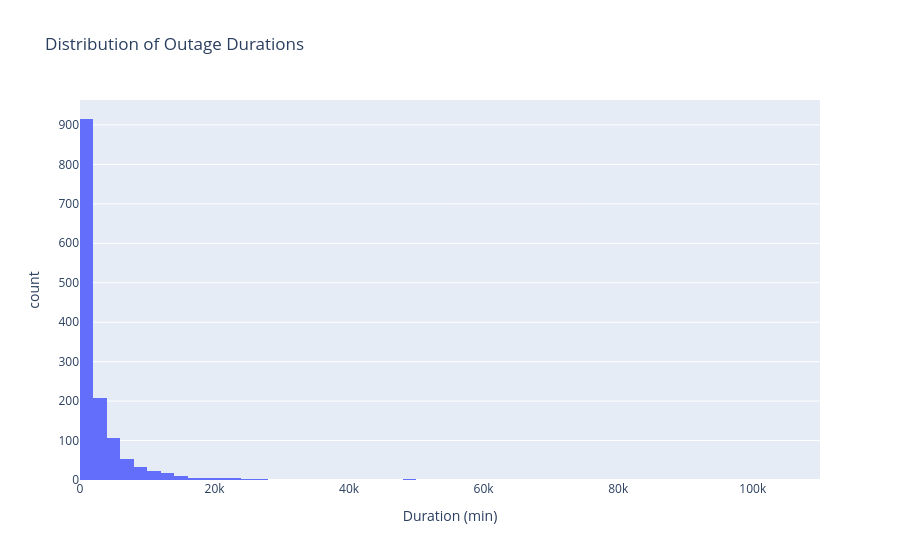
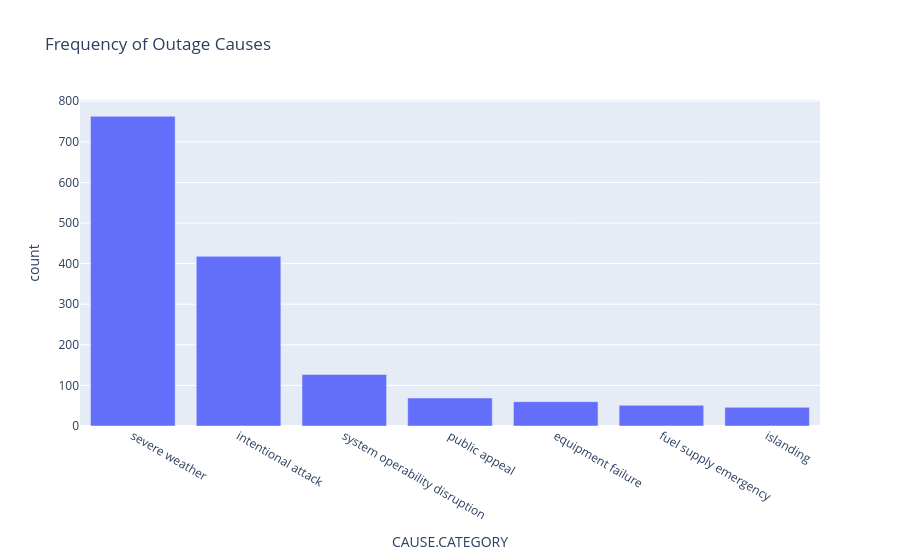
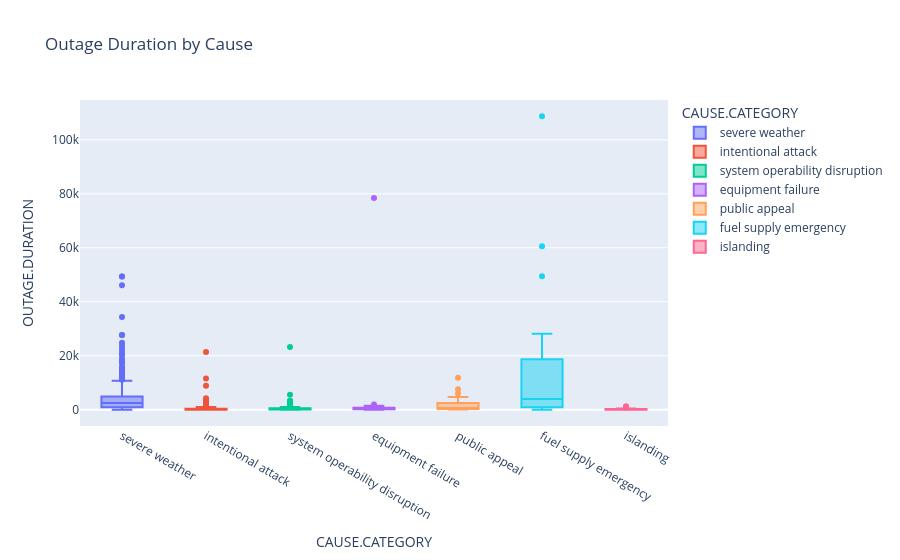
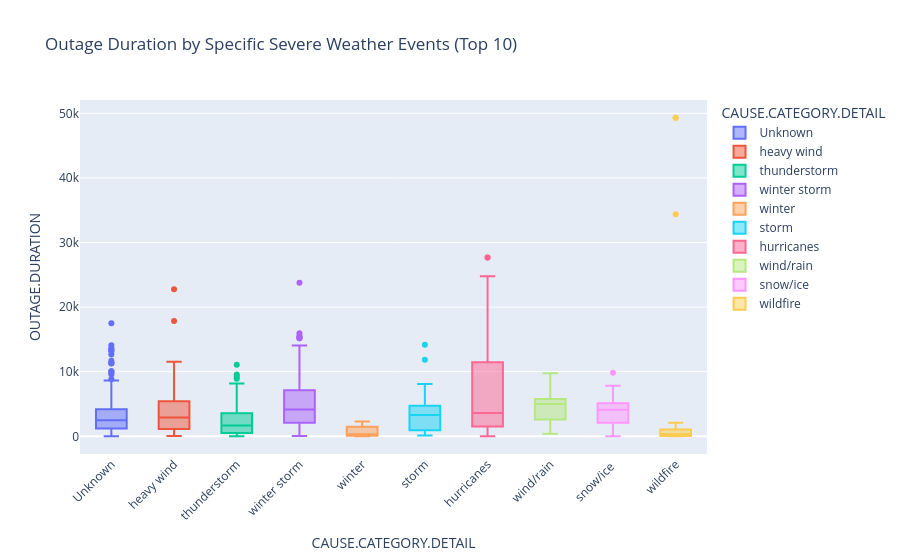

The notebook cell saved with these charts, in order:
### Markdown cell above
### **Exploratory Data Analysis (EDA)**

### **1. Distribution of Outage Durations (Fig 1)**
* **Observation**: The distribution of `OUTAGE.DURATION` is heavily **right-skewed**.
* **Insight**: While most outages are resolved relatively quickly, a small number of extreme events (outliers) last for a very long time. This indicates that the **Median** is a more robust measure of central tendency than the Mean for this specific dataset.

### **2. Most Frequent Causes (Fig 2)**
* **Observation**: **Severe Weather** is identified as the leading cause of major power outages, with **763 recorded events**.
* **Insight**: Given its high frequency and impact, analyzing weather-related outages is essential for understanding overall grid reliability and infrastructure resilience.

### **3. Duration by Cause (Fig 3)**
* **Observation**: `Severe Weather` and `fuel supply emergency` exhibit significantly higher variability and longer durations.
* **Insight**: Different causes have unique "time signatures." Weather-related events pose the greatest risk for long-term power loss, necessitating specialized restoration strategies.

### **4. Deep Dive: Severe Weather Types (Fig 4)**
* **Observation**: Within the 716 weather events, **Hurricanes and Winter Storms** result in significantly longer outages.
* **Insight**: The specific *type* of meteorological event is a critical predictor for restoration time. This granular information will be a key feature in the predictive modeling phase.

### Code cell
# --- Preprocessing: Final trim of whitespace for consistency ---
df['CAUSE.CATEGORY'] = df['CAUSE.CATEGORY'].str.strip()

# 1. Univariate Analysis: Outage Duration Distribution
# Visualizing the overall distribution to check for skewness
fig1 = px.histogram(df, x='OUTAGE.DURATION', nbins=100, 
                    title='Distribution of Outage Durations',
                    labels={'OUTAGE.DURATION': 'Duration (min)'})
fig1.show()

# 2. Univariate Analysis: Cause Category Frequency
# Identifying the most frequent causes to justify focusing on Severe Weather
cause_counts = df['CAUSE.CATEGORY'].value_counts().reset_index()
fig2 = px.bar(cause_counts, x='CAUSE.CATEGORY', y='count', 
              title='Frequency of Outage Causes')
fig2.show()

# 3. Bivariate Analysis: Outage Duration by Cause (Box Plot)
# Comparing restoration times across different cause categories
fig3 = px.box(df, x='CAUSE.CATEGORY', y='OUTAGE.DURATION', 
              title='Outage Duration by Cause',
              color='CAUSE.CATEGORY')
fig3.show()

# 4. Bivariate Analysis: Duration by Specific Weather Events (Filtered)
# Deep dive into 'Severe Weather' to see which specific events are most severe
weather_df = df[df['CAUSE.CATEGORY'].str.lower() == 'severe weather'].copy()

if 'CAUSE.CATEGORY.DETAIL' in weather_df.columns:
    # Fill missing details with 'Unknown' to include them in the visualization
    weather_df['CAUSE.CATEGORY.DETAIL'] = weather_df['CAUSE.CATEGORY.DETAIL'].fillna('Unknown')
    
    # Select top 10 most frequent detail categories for clarity
    top_details = weather_df['CAUSE.CATEGORY.DETAIL'].value_counts().nlargest(10).index
    weather_df = weather_df[weather_df['CAUSE.CATEGORY.DETAIL'].isin(top_details)]

fig4 = px.box(weather_df, 
              x='CAUSE.CATEGORY.DETAIL', 
              y='OUTAGE.DURATION',
              title='Outage Duration by Specific Severe Weather Events (Top 10)',
              color='CAUSE.CATEGORY.DETAIL')

fig4.update_layout(xaxis_tickangle=-45)
fig4.show()

### Figure 1 — Plotly figure (JSON) as saved in the notebook; plotly's stock layout.template omitted (floating-point values rounded to 4 significant figures; data arrays with more than 128 entries replaced by an {"elided": "..."} marker saying what was removed)
{"data": [{"bingroup": "x", "hovertemplate": "Duration (min)=%{x}<br>count=%{y}<extra></extra>", "legendgroup": "", "marker": {"color": "#636efa", "pattern": {"shape": ""}}, "name": "", "nbinsx": 100, "orientation": "v", "showlegend": false, "type": "histogram", "x": {"elided": "1534 float values"}, "xaxis": "x", "yaxis": "y"}], "layout": {"barmode": "relative", "legend": {"tracegroupgap": 0}, "title": {"text": "Distribution of Outage Durations"}, "xaxis": {"anchor": "y", "domain": [0, 1], "title": {"text": "Duration (min)"}}, "yaxis": {"anchor": "x", "domain": [0, 1], "title": {"text": "count"}}}}

### Figure 2 — Plotly figure (JSON) as saved in the notebook; plotly's stock layout.template omitted (floating-point values rounded to 4 significant figures)
{"data": [{"hovertemplate": "CAUSE.CATEGORY=%{x}<br>count=%{y}<extra></extra>", "legendgroup": "", "marker": {"color": "#636efa", "pattern": {"shape": ""}}, "name": "", "orientation": "v", "showlegend": false, "textposition": "auto", "type": "bar", "x": ["severe weather", "intentional attack", "system operability disruption", "public appeal", "equipment failure", "fuel supply emergency", "islanding"], "xaxis": "x", "y": [763, 418, 127, 69, 60, 51, 46], "yaxis": "y"}], "layout": {"barmode": "relative", "legend": {"tracegroupgap": 0}, "title": {"text": "Frequency of Outage Causes"}, "xaxis": {"anchor": "y", "domain": [0, 1], "title": {"text": "CAUSE.CATEGORY"}}, "yaxis": {"anchor": "x", "domain": [0, 1], "title": {"text": "count"}}}}

### Figure 3 — Plotly figure (JSON) as saved in the notebook; plotly's stock layout.template omitted (floating-point values rounded to 4 significant figures; data arrays with more than 128 entries replaced by an {"elided": "..."} marker saying what was removed)
{"data": [{"alignmentgroup": "True", "hovertemplate": "CAUSE.CATEGORY=%{x}<br>OUTAGE.DURATION=%{y}<extra></extra>", "legendgroup": "severe weather", "marker": {"color": "#636efa"}, "name": "severe weather", "notched": false, "offsetgroup": "severe weather", "orientation": "v", "showlegend": true, "type": "box", "x": {"elided": "763 str values"}, "x0": " ", "xaxis": "x", "y": {"elided": "763 float values"}, "y0": " ", "yaxis": "y"}, {"alignmentgroup": "True", "hovertemplate": "CAUSE.CATEGORY=%{x}<br>OUTAGE.DURATION=%{y}<extra></extra>", "legendgroup": "intentional attack", "marker": {"color": "#EF553B"}, "name": "intentional attack", "notched": false, "offsetgroup": "intentional attack", "orientation": "v", "showlegend": true, "type": "box", "x": {"elided": "418 str values"}, "x0": " ", "xaxis": "x", "y": {"elided": "418 float values"}, "y0": " ", "yaxis": "y"}, {"alignmentgroup": "True", "hovertemplate": "CAUSE.CATEGORY=%{x}<br>OUTAGE.DURATION=%{y}<extra></extra>", "legendgroup": "system operability disruption", "marker": {"color": "#00cc96"}, "name": "system operability disruption", "notched": false, "offsetgroup": "system operability disruption", "orientation": "v", "showlegend": true, "type": "box", "x": ["system operability disruption", "system operability disruption", "system operability disruption", "system operability disruption", "system operability disruption", "system operability disruption", "system operability disruption", "system operability disruption", "system operability disruption", "system operability disruption", "system operability disruption", "system operability disruption", "system operability disruption", "system operability disruption", "system operability disruption", "system operability disruption", "system operability disruption", "system operability disruption", "system operability disruption", "system operability disruption", "system operability disruption", "system operability disruption", "system operability disruption", "system operability disruption", "system operability disruption", "system operability disruption", "system operability disruption", "system operability disruption", "system operability disruption", "system operability disruption", "system operability disruption", "system operability disruption", "system operability disruption", "system operability disruption", "system operability disruption", "system operability disruption", "system operability disruption", "system operability disruption", "system operability disruption", "system operability disruption", "system operability disruption", "system operability disruption", "system operability disruption", "system operability disruption", "system operability disruption", "system operability disruption", "system operability disruption", "system operability disruption", "system operability disruption", "system operability disruption", "system operability disruption", "system operability disruption", "system operability disruption", "system operability disruption", "system operability disruption", "system operability disruption", "system operability disruption", "system operability disruption", "system operability disruption", "system operability disruption", "system operability disruption", "system operability disruption", "system operability disruption", "system operability disruption", "system operability disruption", "system operability disruption", "system operability disruption", "system operability disruption", "system operability disruption", "system operability disruption", "system operability disruption", "system operability disruption", "system operability disruption", "system operability disruption", "system operability disruption", "system operability disruption", "system operability disruption", "system operability disruption", "system operability disruption", "system operability disruption", "system operability disruption", "system operability disruption", "system operability disruption", "system operability disruption", "system operability disruption", "system operability disruption", "system operability disruption", "system operability disruption", "system operability disruption", "system operability disruption", "system operability disruption", "system operability disruption", "system operability disruption", "system operability disruption", "system operability disruption", "system operability disruption", "system operability disruption", "system operability disruption", "system operability disruption", "system operability disruption", "system operability disruption", "system operability disruption", "system operability disruption", "system operability disruption", "system operability disruption", "system operability disruption", "system operability disruption", "system operability disruption", "system operability disruption", "system operability disruption", "system operability disruption", "system operability disruption", "system operability disruption", "system operability disruption", "system operability disruption", "system operability disruption", "system operability disruption", "system operability disruption", "system operability disruption", "system operability disruption", "system operability disruption", "system operability disruption", "system operability disruption", "system operability disruption", "system operability disruption", "system operability disruption", "system operability disruption"], "x0": " ", "xaxis": "x", "y": [19.0, 21.0, NaN, 3051.0, 2085.0, 2694.0, 373.0, 868.0, 189.0, 3000.0, 766.0, 245.0, 3255.0, 757.0, NaN, 271.0, 2159.0, 70.0, 1697.0, 95.0, 121.0, 63.0, 167.0, 130.0, 550.0, 1440.0, 65.0, 65.0, 6.0, 35.0, 23190.0, 300.0, 25.0, 554.0, 215.0, 304.0, 380.0, 278.0, 204.0, 871.0, 3137.0, 352.0, 45.0, 195.0, 129.0, NaN, 42.0, 132.0, 1365.0, 65.0, NaN, 681.0, 191.0, 1732.0, 5513.0, 21.0, 50.0, 48.0, 3180.0, 2129.0, 732.0, 420.0, 355.0, 52.0, 230.0, 155.0, 372.0, 91.0, 152.0, 38.0, 61.0, 90.0, 52.0, 816.0, 155.0, 171.0, 177.0, 32.0, 55.0, 64.0, 56.0, 33.0, 334.0, 230.0, 316.0, 336.0, 25.0, 250.0, 249.0, 133.0, 2055.0, 451.0, 199.0, 1524.0, 39.0, 47.0, 161.0, 234.0, 40.0, NaN, 213.0, 761.0, 124.0, 245.0, NaN, 1008.0, 13.0, 108.0, 141.0, 959.0, 1835.0, 89.0, 236.0, 326.0, 759.0, 241.0, NaN, 31.0, 103.0, 284.0, 391.0, 439.0, 5.0, 237.0, 224.0, 95.0, 220.0], "y0": " ", "yaxis": "y"}, {"alignmentgroup": "True", "hovertemplate": "CAUSE.CATEGORY=%{x}<br>OUTAGE.DURATION=%{y}<extra></extra>", "legendgroup": "equipment failure", "marker": {"color": "#ab63fa"}, "name": "equipment failure", "notched": false, "offsetgroup": "equipment failure", "orientation": "v", "showlegend": true, "type": "box", "x": ["equipment failure", "equipment failure", "equipment failure", "equipment failure", "equipment failure", "equipment failure", "equipment failure", "equipment failure", "equipment failure", "equipment failure", "equipment failure", "equipment failure", "equipment failure", "equipment failure", "equipment failure", "equipment failure", "equipment failure", "equipment failure", "equipment failure", "equipment failure", "equipment failure", "equipment failure", "equipment failure", "equipment failure", "equipment failure", "equipment failure", "equipment failure", "equipment failure", "equipment failure", "equipment failure", "equipment failure", "equipment failure", "equipment failure", "equipment failure", "equipment failure", "equipment failure", "equipment failure", "equipment failure", "equipment failure", "equipment failure", "equipment failure", "equipment failure", "equipment failure", "equipment failure", "equipment failure", "equipment failure", "equipment failure", "equipment failure", "equipment failure", "equipment failure", "equipment failure", "equipment failure", "equipment failure", "equipment failure", "equipment failure", "equipment failure", "equipment failure", "equipment failure", "equipment failure", "equipment failure"], "x0": " ", "xaxis": "x", "y": [762.0, 46.0, 761.0, 78440.0, 168.0, 600.0, 186.0, 318.0, 39.0, NaN, 885.0, NaN, 1.0, 149.0, 1204.0, 35.0, 1.0, 418.0, 100.0, 376.0, 652.0, 15.0, NaN, 200.0, 159.0, 50.0, 494.0, NaN, 7.0, 227.0, 295.0, 182.0, 221.0, 1419.0, 396.0, 437.0, 84.0, 202.0, 945.0, 155.0, 749.0, 159.0, 871.0, 164.0, 854.0, 179.0, 182.0, 829.0, 64.0, 1080.0, 269.0, 125.0, 230.0, 620.0, 909.0, 1914.0, 105.0, NaN, 61.0, NaN], "y0": " ", "yaxis": "y"}, {"alignmentgroup": "True", "hovertemplate": "CAUSE.CATEGORY=%{x}<br>OUTAGE.DURATION=%{y}<extra></extra>", "legendgroup": "public appeal", "marker": {"color": "#FFA15A"}, "name": "public appeal", "notched": false, "offsetgroup": "public appeal", "orientation": "v", "showlegend": true, "type": "box", "x": ["public appeal", "public appeal", "public appeal", "public appeal", "public appeal", "public appeal", "public appeal", "public appeal", "public appeal", "public appeal", "public appeal", "public appeal", "public appeal", "public appeal", "public appeal", "public appeal", "public appeal", "public appeal", "public appeal", "public appeal", "public appeal", "public appeal", "public appeal", "public appeal", "public appeal", "public appeal", "public appeal", "public appeal", "public appeal", "public appeal", "public appeal", "public appeal", "public appeal", "public appeal", "public appeal", "public appeal", "public appeal", "public appeal", "public appeal", "public appeal", "public appeal", "public appeal", "public appeal", "public appeal", "public appeal", "public appeal", "public appeal", "public appeal", "public appeal", "public appeal", "public appeal", "public appeal", "public appeal", "public appeal", "public appeal", "public appeal", "public appeal", "public appeal", "public appeal", "public appeal", "public appeal", "public appeal", "public appeal", "public appeal", "public appeal", "public appeal", "public appeal", "public appeal", "public appeal"], "x0": " ", "xaxis": "x", "y": [2700.0, 388.0, 1078.0, 1195.0, 225.0, 480.0, 197.0, 402.0, 220.0, 455.0, 224.0, 240.0, 210.0, 240.0, 990.0, 6000.0, 7540.0, 394.0, 45.0, 330.0, 120.0, 248.0, 2275.0, 4680.0, 420.0, 3120.0, 2400.0, 300.0, 2775.0, 2775.0, 2775.0, 2775.0, 430.0, 1755.0, 510.0, 557.0, 300.0, 467.0, 430.0, 300.0, 2880.0, 4320.0, 4320.0, 4320.0, 247.0, 1560.0, 3301.0, 420.0, 140.0, 554.0, 89.0, 75.0, 11870.0, 300.0, 206.0, 270.0, 2880.0, 3314.0, 414.0, 62.0, 1337.0, 30.0, 159.0, 1381.0, 300.0, 431.0, 913.0, 1548.0, 720.0], "y0": " ", "yaxis": "y"}, {"alignmentgroup": "True", "hovertemplate": "CAUSE.CATEGORY=%{x}<br>OUTAGE.DURATION=%{y}<extra></extra>", "legendgroup": "fuel supply emergency", "marker": {"color": "#19d3f3"}, "name": "fuel supply emergency", "notched": false, "offsetgroup": "fuel supply emergency", "orientation": "v", "showlegend": true, "type": "box", "x": ["fuel supply emergency", "fuel supply emergency", "fuel supply emergency", "fuel supply emergency", "fuel supply emergency", "fuel supply emergency", "fuel supply emergency", "fuel supply emergency", "fuel supply emergency", "fuel supply emergency", "fuel supply emergency", "fuel supply emergency", "fuel supply emergency", "fuel supply emergency", "fuel supply emergency", "fuel supply emergency", "fuel supply emergency", "fuel supply emergency", "fuel supply emergency", "fuel supply emergency", "fuel supply emergency", "fuel supply emergency", "fuel supply emergency", "fuel supply emergency", "fuel supply emergency", "fuel supply emergency", "fuel supply emergency", "fuel supply emergency", "fuel supply emergency", "fuel supply emergency", "fuel supply emergency", "fuel supply emergency", "fuel supply emergency", "fuel supply emergency", "fuel supply emergency", "fuel supply emergency", "fuel supply emergency", "fuel supply emergency", "fuel supply emergency", "fuel supply emergency", "fuel supply emergency", "fuel supply emergency", "fuel supply emergency", "fuel supply emergency", "fuel supply emergency", "fuel supply emergency", "fuel supply emergency", "fuel supply emergency", "fuel supply emergency", "fuel supply emergency", "fuel supply emergency"], "x0": " ", "xaxis": "x", "y": [NaN, 108700.0, 8468.0, 18720.0, 104.0, NaN, NaN, 20160.0, 1440.0, NaN, 20160.0, 12240.0, 2761.0, 1.0, 1440.0, 23760.0, 17310.0, 10080.0, 25920.0, 3600.0, 5850.0, 23040.0, 18720.0, 255.0, 2355.0, 18240.0, 14460.0, 60540.0, 28170.0, 540.0, NaN, NaN, 370.0, NaN, 660.0, NaN, 4320.0, 49490.0, 1260.0, 865.0, 2880.0, NaN, 324.0, 900.0, NaN, NaN, 76.0, 2891.0, 1676.0, NaN, NaN], "y0": " ", "yaxis": "y"}, {"alignmentgroup": "True", "hovertemplate": "CAUSE.CATEGORY=%{x}<br>OUTAGE.DURATION=%{y}<extra></extra>", "legendgroup": "islanding", "marker": {"color": "#FF6692"}, "name": "islanding", "notched": false, "offsetgroup": "islanding", "orientation": "v", "showlegend": true, "type": "box", "x": ["islanding", "islanding", "islanding", "islanding", "islanding", "islanding", "islanding", "islanding", "islanding", "islanding", "islanding", "islanding", "islanding", "islanding", "islanding", "islanding", "islanding", "islanding", "islanding", "islanding", "islanding", "islanding", "islanding", "islanding", "islanding", "islanding", "islanding", "islanding", "islanding", "islanding", "islanding", "islanding", "islanding", "islanding", "islanding", "islanding", "islanding", "islanding", "islanding", "islanding", "islanding", "islanding", "islanding", "islanding", "islanding", "islanding"], "x0": " ", "xaxis": "x", "y": [1.0, 233.0, 96.0, 47.0, 19.0, NaN, NaN, 21.0, 180.0, 56.0, 13.0, 1254.0, 144.0, 3.0, 270.0, 26.0, 797.0, 12.0, 195.0, 1.0, 15.0, 223.0, 268.0, 14.0, 400.0, 44.0, 26.0, 98.0, 135.0, 50.0, 53.0, 5.0, 157.0, 11.0, 1035.0, 251.0, 122.0, 214.0, 193.0, 3.0, 32.0, 984.0, 881.0, 2.0, 59.0, 181.0], "y0": " ", "yaxis": "y"}], "layout": {"boxmode": "overlay", "legend": {"title": {"text": "CAUSE.CATEGORY"}, "tracegroupgap": 0}, "title": {"text": "Outage Duration by Cause"}, "xaxis": {"anchor": "y", "categoryarray": ["severe weather", "intentional attack", "system operability disruption", "equipment failure", "public appeal", "fuel supply emergency", "islanding"], "categoryorder": "array", "domain": [0, 1], "title": {"text": "CAUSE.CATEGORY"}}, "yaxis": {"anchor": "x", "domain": [0, 1], "title": {"text": "OUTAGE.DURATION"}}}}

### Figure 4 — Plotly figure (JSON) as saved in the notebook; plotly's stock layout.template omitted (floating-point values rounded to 4 significant figures; data arrays with more than 128 entries replaced by an {"elided": "..."} marker saying what was removed)
{"data": [{"alignmentgroup": "True", "hovertemplate": "CAUSE.CATEGORY.DETAIL=%{x}<br>OUTAGE.DURATION=%{y}<extra></extra>", "legendgroup": "Unknown", "marker": {"color": "#636efa"}, "name": "Unknown", "notched": false, "offsetgroup": "Unknown", "orientation": "v", "showlegend": true, "type": "box", "x": {"elided": "187 str values"}, "x0": " ", "xaxis": "x", "y": {"elided": "187 float values"}, "y0": " ", "yaxis": "y"}, {"alignmentgroup": "True", "hovertemplate": "CAUSE.CATEGORY.DETAIL=%{x}<br>OUTAGE.DURATION=%{y}<extra></extra>", "legendgroup": "heavy wind", "marker": {"color": "#EF553B"}, "name": "heavy wind", "notched": false, "offsetgroup": "heavy wind", "orientation": "v", "showlegend": true, "type": "box", "x": ["heavy wind", "heavy wind", "heavy wind", "heavy wind", "heavy wind", "heavy wind", "heavy wind", "heavy wind", "heavy wind", "heavy wind", "heavy wind", "heavy wind", "heavy wind", "heavy wind", "heavy wind", "heavy wind", "heavy wind", "heavy wind", "heavy wind", "heavy wind", "heavy wind", "heavy wind", "heavy wind", "heavy wind", "heavy wind", "heavy wind", "heavy wind", "heavy wind", "heavy wind", "heavy wind", "heavy wind", "heavy wind", "heavy wind", "heavy wind", "heavy wind", "heavy wind", "heavy wind", "heavy wind", "heavy wind", "heavy wind", "heavy wind", "heavy wind", "heavy wind", "heavy wind", "heavy wind", "heavy wind", "heavy wind", "heavy wind", "heavy wind", "heavy wind", "heavy wind", "heavy wind", "heavy wind", "heavy wind", "heavy wind", "heavy wind", "heavy wind", "heavy wind", "heavy wind", "heavy wind", "heavy wind"], "x0": " ", "xaxis": "x", "y": [3000.0, 480.0, 5820.0, 5115.0, 7650.0, 2820.0, 3360.0, 705.0, 3494.0, 5700.0, 3630.0, 5840.0, 570.0, 600.0, 1920.0, 17860.0, 1200.0, 2580.0, NaN, 120.0, 2100.0, 2040.0, 3240.0, 6690.0, 6276.0, 2639.0, 6480.0, 9630.0, 3507.0, 2820.0, 5855.0, 22770.0, 4285.0, 2279.0, 1950.0, 4920.0, 2985.0, 6938.0, 5160.0, 10500.0, 805.0, 3630.0, 11530.0, 1420.0, 930.0, 11420.0, 1318.0, 240.0, 985.0, 4380.0, 4313.0, 3584.0, 2100.0, 1005.0, 2790.0, 125.0, 1230.0, 131.0, 570.0, 60.0, 1087.0], "y0": " ", "yaxis": "y"}, {"alignmentgroup": "True", "hovertemplate": "CAUSE.CATEGORY.DETAIL=%{x}<br>OUTAGE.DURATION=%{y}<extra></extra>", "legendgroup": "thunderstorm", "marker": {"color": "#00cc96"}, "name": "thunderstorm", "notched": false, "offsetgroup": "thunderstorm", "orientation": "v", "showlegend": true, "type": "box", "x": {"elided": "178 str values"}, "x0": " ", "xaxis": "x", "y": {"elided": "178 float values"}, "y0": " ", "yaxis": "y"}, {"alignmentgroup": "True", "hovertemplate": "CAUSE.CATEGORY.DETAIL=%{x}<br>OUTAGE.DURATION=%{y}<extra></extra>", "legendgroup": "winter storm", "marker": {"color": "#ab63fa"}, "name": "winter storm", "notched": false, "offsetgroup": "winter storm", "orientation": "v", "showlegend": true, "type": "box", "x": ["winter storm", "winter storm", "winter storm", "winter storm", "winter storm", "winter storm", "winter storm", "winter storm", "winter storm", "winter storm", "winter storm", "winter storm", "winter storm", "winter storm", "winter storm", "winter storm", "winter storm", "winter storm", "winter storm", "winter storm", "winter storm", "winter storm", "winter storm", "winter storm", "winter storm", "winter storm", "winter storm", "winter storm", "winter storm", "winter storm", "winter storm", "winter storm", "winter storm", "winter storm", "winter storm", "winter storm", "winter storm", "winter storm", "winter storm", "winter storm", "winter storm", "winter storm", "winter storm", "winter storm", "winter storm", "winter storm", "winter storm", "winter storm", "winter storm", "winter storm", "winter storm", "winter storm", "winter storm", "winter storm", "winter storm", "winter storm", "winter storm", "winter storm", "winter storm", "winter storm", "winter storm", "winter storm", "winter storm", "winter storm", "winter storm", "winter storm", "winter storm", "winter storm", "winter storm", "winter storm", "winter storm", "winter storm", "winter storm", "winter storm", "winter storm", "winter storm", "winter storm", "winter storm", "winter storm", "winter storm", "winter storm", "winter storm", "winter storm", "winter storm", "winter storm", "winter storm", "winter storm", "winter storm", "winter storm", "winter storm", "winter storm", "winter storm", "winter storm", "winter storm", "winter storm", "winter storm", "winter storm", "winter storm", "winter storm", "winter storm", "winter storm"], "x0": " ", "xaxis": "x", "y": [1860.0, 2818.0, 32.0, 4200.0, 2670.0, 3540.0, 3637.0, 4320.0, 4110.0, 6420.0, 4050.0, 9150.0, 327.0, 1860.0, 6300.0, 2120.0, 15950.0, 23770.0, 12240.0, 1020.0, 5340.0, 8940.0, 1920.0, 2700.0, 1671.0, 3938.0, 4440.0, 4232.0, 5790.0, 9450.0, 4139.0, 720.0, 2790.0, 7080.0, 3570.0, 6492.0, 15180.0, 11640.0, 7920.0, 6480.0, 3388.0, 3720.0, 11580.0, 7440.0, 3480.0, 6600.0, 9886.0, 6660.0, 4150.0, 4740.0, 4140.0, 15420.0, 347.0, 1044.0, 10730.0, 5400.0, 7320.0, 2520.0, 13140.0, 15490.0, 4740.0, 2645.0, 4890.0, 2759.0, 5160.0, 15180.0, 5910.0, 2820.0, 1950.0, 6780.0, 5227.0, 4080.0, 10270.0, 2700.0, 8160.0, 1355.0, 2640.0, 1565.0, 2691.0, 485.0, 106.0, 810.0, 1380.0, 1800.0, 1865.0, 5880.0, 11880.0, 7200.0, 148.0, 13970.0, 480.0, 4745.0, 2108.0, 3667.0, 1037.0, 673.0, 950.0, 2140.0, NaN, 13650.0, 14040.0], "y0": " ", "yaxis": "y"}, {"alignmentgroup": "True", "hovertemplate": "CAUSE.CATEGORY.DETAIL=%{x}<br>OUTAGE.DURATION=%{y}<extra></extra>", "legendgroup": "winter", "marker": {"color": "#FFA15A"}, "name": "winter", "notched": false, "offsetgroup": "winter", "orientation": "v", "showlegend": true, "type": "box", "x": ["winter", "winter", "winter", "winter", "winter", "winter", "winter", "winter", "winter", "winter", "winter", "winter", "winter", "winter", "winter", "winter", "winter", "winter", "winter", "winter", "winter", "winter", "winter"], "x0": " ", "xaxis": "x", "y": [935.0, 150.0, 251.0, 1200.0, 150.0, 1920.0, 1203.0, 1559.0, 2280.0, 1840.0, 1196.0, 59.0, 1.0, 54.0, 1.0, 1950.0, 1265.0, 182.0, 180.0, 300.0, 54.0, 53.0, 1999.0], "y0": " ", "yaxis": "y"}, {"alignmentgroup": "True", "hovertemplate": "CAUSE.CATEGORY.DETAIL=%{x}<br>OUTAGE.DURATION=%{y}<extra></extra>", "legendgroup": "storm", "marker": {"color": "#19d3f3"}, "name": "storm", "notched": false, "offsetgroup": "storm", "orientation": "v", "showlegend": true, "type": "box", "x": ["storm", "storm", "storm", "storm", "storm", "storm", "storm", "storm", "storm", "storm", "storm", "storm", "storm", "storm", "storm", "storm", "storm", "storm", "storm", "storm", "storm", "storm", "storm", "storm", "storm", "storm", "storm", "storm", "storm", "storm", "storm", "storm", "storm", "storm", "storm", "storm", "storm", "storm", "storm", "storm", "storm"], "x0": " ", "xaxis": "x", "y": [136.0, 4410.0, 4830.0, 4320.0, 3915.0, 11850.0, 5790.0, 4259.0, 1830.0, 6000.0, 2220.0, 1130.0, 7609.0, 659.0, 1320.0, 810.0, 1200.0, 960.0, 4470.0, 4338.0, 930.0, 373.0, 3599.0, 6090.0, 2089.0, 3300.0, 4710.0, 1456.0, 523.0, 1470.0, 294.0, 3408.0, 14190.0, 6070.0, 8100.0, 130.0, 6914.0, 385.0, 4260.0, 2640.0, 198.0], "y0": " ", "yaxis": "y"}, {"alignmentgroup": "True", "hovertemplate": "CAUSE.CATEGORY.DETAIL=%{x}<br>OUTAGE.DURATION=%{y}<extra></extra>", "legendgroup": "hurricanes", "marker": {"color": "#FF6692"}, "name": "hurricanes", "notched": false, "offsetgroup": "hurricanes", "orientation": "v", "showlegend": true, "type": "box", "x": ["hurricanes", "hurricanes", "hurricanes", "hurricanes", "hurricanes", "hurricanes", "hurricanes", "hurricanes", "hurricanes", "hurricanes", "hurricanes", "hurricanes", "hurricanes", "hurricanes", "hurricanes", "hurricanes", "hurricanes", "hurricanes", "hurricanes", "hurricanes", "hurricanes", "hurricanes", "hurricanes", "hurricanes", "hurricanes", "hurricanes", "hurricanes", "hurricanes", "hurricanes", "hurricanes", "hurricanes", "hurricanes", "hurricanes", "hurricanes", "hurricanes", "hurricanes", "hurricanes", "hurricanes", "hurricanes", "hurricanes", "hurricanes", "hurricanes", "hurricanes", "hurricanes", "hurricanes", "hurricanes", "hurricanes", "hurricanes", "hurricanes", "hurricanes", "hurricanes", "hurricanes", "hurricanes", "hurricanes", "hurricanes", "hurricanes", "hurricanes", "hurricanes", "hurricanes", "hurricanes", "hurricanes", "hurricanes", "hurricanes", "hurricanes", "hurricanes", "hurricanes", "hurricanes", "hurricanes", "hurricanes", "hurricanes", "hurricanes", "hurricanes", "hurricanes", "hurricanes"], "x0": " ", "xaxis": "x", "y": [17280.0, 2340.0, 9486.0, 12180.0, 27700.0, 12120.0, 1620.0, 3360.0, 685.0, 27700.0, 21540.0, 12890.0, 2507.0, 8919.0, 4800.0, 10470.0, 299.0, 6713.0, 13430.0, 300.0, 4200.0, 10560.0, 1440.0, 990.0, 1528.0, 1890.0, 885.0, 15.0, 4140.0, 11280.0, 9300.0, 9540.0, 488.0, 14500.0, 20220.0, 14580.0, 8208.0, 2160.0, 1440.0, 692.0, 13220.0, 17810.0, 20420.0, 6240.0, 3067.0, 3060.0, NaN, 18800.0, 1867.0, 240.0, 5820.0, 720.0, 480.0, 3600.0, 5071.0, 6840.0, 221.0, 24780.0, 7560.0, 10380.0, 2040.0, 12060.0, 1080.0, 1680.0, 13920.0, 1099.0, 2460.0, 1523.0, 1560.0, 360.0, 1656.0, 3525.0, 1187.0, 2535.0], "y0": " ", "yaxis": "y"}, {"alignmentgroup": "True", "hovertemplate": "CAUSE.CATEGORY.DETAIL=%{x}<br>OUTAGE.DURATION=%{y}<extra></extra>", "legendgroup": "wind/rain", "marker": {"color": "#B6E880"}, "name": "wind/rain", "notched": false, "offsetgroup": "wind/rain", "orientation": "v", "showlegend": true, "type": "box", "x": ["wind/rain", "wind/rain", "wind/rain", "wind/rain", "wind/rain", "wind/rain", "wind/rain", "wind/rain", "wind/rain", "wind/rain", "wind/rain", "wind/rain"], "x0": " ", "xaxis": "x", "y": [4590.0, 5670.0, 5700.0, 2319.0, 5380.0, 9779.0, 9540.0, 5820.0, 390.0, 2895.0, 1301.0, 3365.0], "y0": " ", "yaxis": "y"}, {"alignmentgroup": "True", "hovertemplate": "CAUSE.CATEGORY.DETAIL=%{x}<br>OUTAGE.DURATION=%{y}<extra></extra>", "legendgroup": "snow/ice ", "marker": {"color": "#FF97FF"}, "name": "snow/ice ", "notched": false, "offsetgroup": "snow/ice ", "orientation": "v", "showlegend": true, "type": "box", "x": ["snow/ice ", "snow/ice ", "snow/ice ", "snow/ice ", "snow/ice ", "snow/ice ", "snow/ice ", "snow/ice ", "snow/ice ", "snow/ice ", "snow/ice ", "snow/ice ", "snow/ice "], "x0": " ", "xaxis": "x", "y": [9857.0, 4242.0, 7809.0, 1.0, 1.0, 2668.0, 6940.0, 4510.0, 4177.0, 3943.0, 448.0, 4122.0, 2652.0], "y0": " ", "yaxis": "y"}, {"alignmentgroup": "True", "hovertemplate": "CAUSE.CATEGORY.DETAIL=%{x}<br>OUTAGE.DURATION=%{y}<extra></extra>", "legendgroup": "wildfire", "marker": {"color": "#FECB52"}, "name": "wildfire", "notched": false, "offsetgroup": "wildfire", "orientation": "v", "showlegend": true, "type": "box", "x": ["wildfire", "wildfire", "wildfire", "wildfire", "wildfire", "wildfire", "wildfire", "wildfire", "wildfire", "wildfire", "wildfire", "wildfire", "wildfire", "wildfire", "wildfire", "wildfire", "wildfire", "wildfire", "wildfire", "wildfire", "wildfire", "wildfire", "wildfire", "wildfire", "wildfire", "wildfire"], "x0": " ", "xaxis": "x", "y": [NaN, 49320.0, 66.0, 49320.0, 283.0, 333.0, 1050.0, 870.0, 2100.0, 1054.0, 365.0, NaN, 34390.0, 13.0, 47.0, 252.0, 962.0, 47.0, 17.0, 21.0, 617.0, NaN, 37.0, 751.0, 1414.0, 115.0], "y0": " ", "yaxis": "y"}], "layout": {"boxmode": "overlay", "legend": {"title": {"text": "CAUSE.CATEGORY.DETAIL"}, "tracegroupgap": 0}, "title": {"text": "Outage Duration by Specific Severe Weather Events (Top 10)"}, "xaxis": {"anchor": "y", "categoryarray": ["Unknown", "heavy wind", "thunderstorm", "winter storm", "winter", "storm", "hurricanes", "wind/rain", "snow/ice ", "wildfire"], "categoryorder": "array", "domain": [0, 1], "tickangle": -45, "title": {"text": "CAUSE.CATEGORY.DETAIL"}}, "yaxis": {"anchor": "x", "domain": [0, 1], "title": {"text": "OUTAGE.DURATION"}}}}
